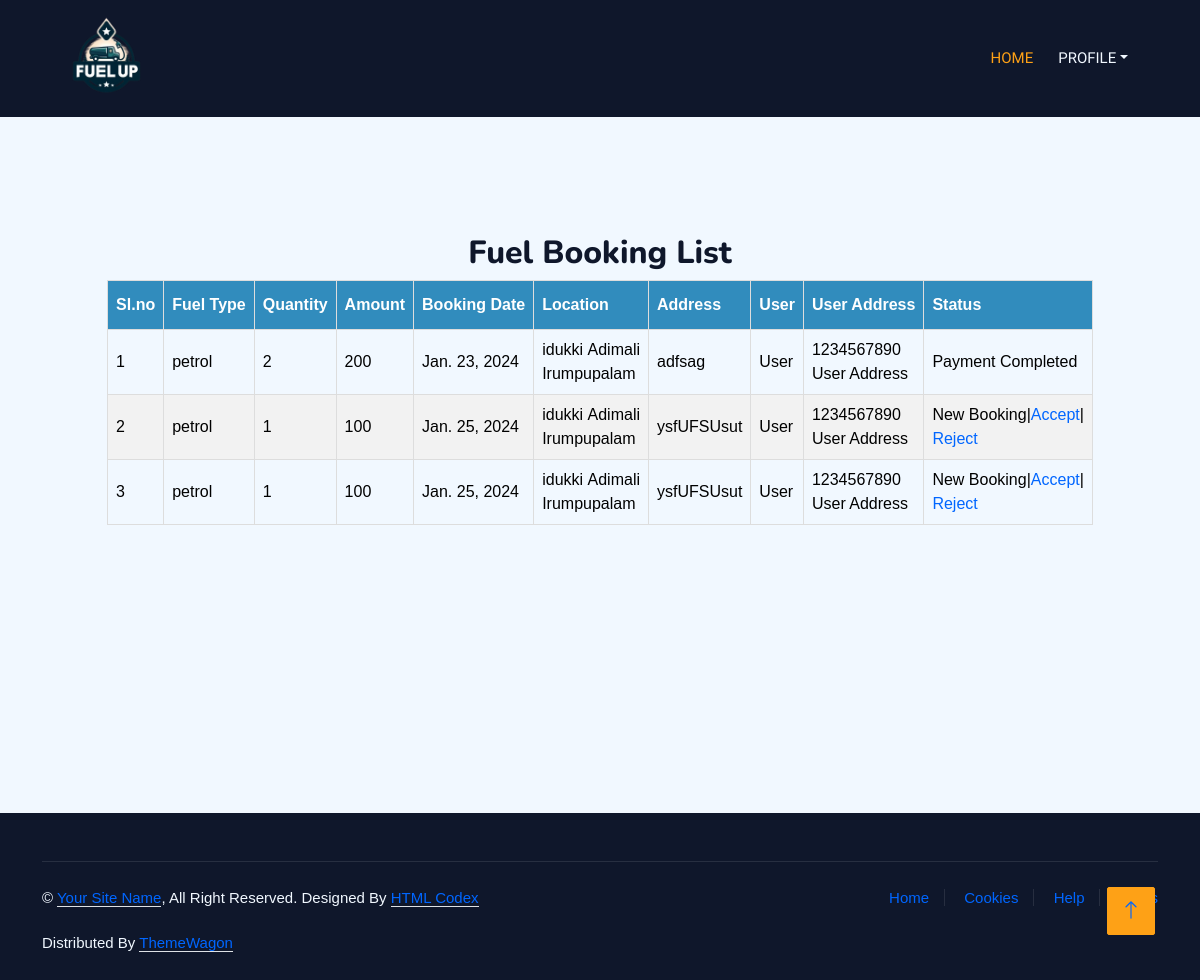
Screenshot of /Dealer/fuelbooking/ (signed in) with the database file from the repository.
### User/models.py (models this page shows)
class tbl_fuelbooking(models.Model):
    fbooking_date=models.DateField(auto_now_add=True)
    fbooking_status=models.CharField(default=0,max_length=5)
    fbooking_amount=models.IntegerField(max_length=50,default=0)
    fueltype=models.ForeignKey(tbl_fueltype,on_delete=models.CASCADE)
    location=models.ForeignKey(tbl_location,on_delete=models.CASCADE)
    fbooking_address=models.CharField(max_length=100)
    user=models.ForeignKey(tbl_user,on_delete=models.CASCADE)
    dealer=models.ForeignKey(tbl_dealer,on_delete=models.CASCADE)
    payment_status=models.CharField(default=0,max_length=10)
    fbooking_qty=models.IntegerField(max_length=50,default=0)

### Admin/models.py (models this page shows)
class tbl_fueltype(models.Model):
    fueltype_name=models.CharField(max_length=20)

class tbl_location(models.Model):
    location_name=models.CharField(max_length=20)
    place=models.ForeignKey(tbl_place,on_delete=models.CASCADE)

class tbl_place(models.Model):
    place_name=models.CharField(max_length=20)
    district=models.ForeignKey(tbl_district,on_delete=models.CASCADE)

class tbl_district(models.Model):
    district_name=models.CharField(max_length=20)

### Guest/models.py (models this page shows)
class tbl_user(models.Model):
    user_name=models.CharField(max_length=20)
    user_email=models.CharField(max_length=30)
    user_contact=models.CharField(max_length=15)
    user_address=models.CharField(max_length=50)
    user_password=models.CharField(max_length=20)
    user_photo=models.FileField(upload_to='UserDoc/')
    place=models.ForeignKey(tbl_place,on_delete=models.CASCADE)

### Dealer/views.py (the view)
# urls.py: path('fuelbooking/',views.FuelBooking,name="FuelBooking"),
def FuelBooking(request):
    Dealer=tbl_dealer.objects.get(id=request.session["dealerid"])
    bookings=tbl_fuelbooking.objects.filter(dealer=Dealer)
    return render(request,"Dealer/ViewFuelBooking.html",{"fuelbookings":bookings})

### Dealer/Templates/Dealer/ViewFuelBooking.html (shortened to what this page needs)
{% extends 'Dealer/header.html' %}
{% load static %}
{% block content %}
<br><br><br><br><br><br><br><br>
<!DOCTYPE html>
<html>
<head>
</head>
<body>
    <div id="tab">
<h2 align="center">Fuel Booking List</h2>
<table border="1" align="center">
    <thead>
        <tr>
            <th>Sl.no</th>
            <th>Fuel Type</th>
            <th>Quantity</th>
            <th>Amount</th>
            <th>Booking Date</th>
            <th>Location</th>
            <th>Address</th>
            <th>User</th>
            <th>User Address</th>
            <th>Status</th>
        </tr>
    </thead>
    <tbody>
        {% for booking in fuelbookings %}
        <tr>
            <td>{{forloop.counter}}</td>
            <td>{{ booking.fueltype.fueltype_name }}</td>
            <td>{{ booking.fbooking_qty }}</td>
            <td>{{ booking.fbooking_amount }}</td>
            <td>{{ booking.fbooking_date }}</td>
            <td>{{booking.location.place.district.district_name}}&nbsp;{{booking.location.place.place_name }}
                <br>{{booking.location.location_name}} </td>
            <td>{{ booking.fbooking_address }}</td>
            <td>{{ booking.user.user_name }}</td>
            <td>{{ booking.user.user_contact }}<br>
                {{ booking.user.user_address }}</td>
            <td>{% if booking.fbooking_status == '0' and booking.payment_status == '0' %}
                New Booking|<a href="{% url 'webdealer:AcceptBooking' booking.id %}">Accept</a>|<br>
                <a href="{% url 'webdealer:RejectBooking' booking.id %}">Reject</a>
                {% elif booking.fbooking_status == '1' and booking.payment_status == '0' %}
                Accepted and Not Paid |<a href="{% url 'webdealer:RejectBooking' booking.id %}">Reject</a>
                {% elif booking.fbooking_status == '1' and booking.payment_status == '1' %}
                Payment Completed
                {% else %}
                Rejected Booking
                {% endif %}</td>
        </tr>
        {% endfor %}
    </tbody>
</table>
</body>
</html>
<br><br><br><br><br><br><br><br><br><br>
{% endblock content %}

### Dealer/Templates/Dealer/header.html (shortened to what this page needs)
{% load static %}
<!DOCTYPE html>
<html lang="en">
<head>
    <link href="https://cdnjs.cloudflare.com/ajax/libs/font-awesome/5.10.0/css/all.min.css" rel="stylesheet">
    <link href="https://cdn.jsdelivr.net/npm/bootstrap-icons@1.4.1/font/bootstrap-icons.css" rel="stylesheet">
    <link href="{% static 'login/lib/animate/animate.min.css' %}" rel="stylesheet">
    <link href="{% static 'login/lib/owlcarousel/assets/owl.carousel.min.css' %}" rel="stylesheet">
    <link href="{% static 'login/lib/tempusdominus/css/tempusdominus-bootstrap-4.min.css' %}" rel="stylesheet" />
    <link href="{% static 'login/css/bootstrap.min.css' %}" rel="stylesheet">
    <link href="{% static 'login/css/style.css' %}" rel="stylesheet">
    <link href="{% static 'form.css' %}" rel="stylesheet">
</head>
<body>
    <div class="container-xxl bg-white p-0">
        <div class="container-xxl position-relative p-0" >
            <nav class="navbar navbar-expand-lg navbar-dark bg-dark px-4 px-lg-5 py-3 py-lg-0" >
                <a href="" class="navbar-brand p-0">
                    <img src="{% static 'Images/Newlogo.png' %}" alt="Logo">
                </a>
                <div class="collapse navbar-collapse" id="navbarCollapse">
                    <div class="navbar-nav ms-auto py-0 pe-4">
                        <a href="{% url 'webdealer:Home' %}" class="nav-item nav-link active">Home</a>
                        <div class="nav-item dropdown">
                            <a href="#" class="nav-link dropdown-toggle" data-bs-toggle="dropdown">Profile</a>
                        </div>
                            </div>
                        </div>
                    </div>
                    <a href="{% url 'webdealer:Logout' %}" class="btn btn-primary py-2 px-4">Logout</a>
                </div>
            {% block content %}
            {% endblock content %}
        <div class="container-fluid bg-dark text-light footer pt-5 mt-5 wow fadeIn" data-wow-delay="0.1s">
            <div class="container">
                <div class="copyright">
                    <div class="row">
                        <div class="col-md-6 text-center text-md-start mb-3 mb-md-0">
                            &copy; <a class="border-bottom" href="#">Your Site Name</a>, All Right Reserved.
							Designed By <a class="border-bottom" href="https://htmlcodex.com">HTML Codex</a><br><br>
                            Distributed By <a class="border-bottom" href="https://themewagon.com" target="_blank">ThemeWagon</a>
                        </div>
                        <div class="col-md-6 text-center text-md-end">
                            <div class="footer-menu">
                                <a href="">Home</a>
                                <a href="">Cookies</a>
                                <a href="">Help</a>
                                <a href="">FQAs</a>
                            </div>
                        </div>
                    </div>
                </div>
            </div>
        </div>
        <a href="#" class="btn btn-lg btn-primary btn-lg-square back-to-top"><i class="bi bi-arrow-up"></i></a>
</body>
</html>

### Guest/static/login/css/style.css (style rules this page uses)
:root { --primary: #FEA116; --light: #F1F8FF; --dark: #0F172B; }
.back-to-top { position: fixed; display: none; right: 45px; bottom: 45px; z-index: 99; }
.btn { font-family: 'Nunito', sans-serif; font-weight: 500; text-transform: uppercase; transition: .5s; }
.btn.btn-primary, .btn.btn-secondary { color: #FFFFFF; }
.btn-lg-square { width: 48px; height: 48px; }
.btn-square, .btn-sm-square, .btn-lg-square { padding: 0; display: flex; align-items: center; justify-content: center; font-weight: normal; border-radius: 2px; }
.navbar-dark .navbar-nav .nav-link { position: relative; margin-left: 25px; padding: 35px 0; font-size: 15px; color: var(--light) !important; text-transform: uppercase; font-weight: 500; outline: none; transition: .5s; }
.navbar-dark .navbar-nav .nav-link:hover, .navbar-dark .navbar-nav .nav-link.active { color: var(--primary) !important; }
.navbar-dark .navbar-brand img { max-height: 117px; transition: .5s; }
@media (min-width: 992px) { .navbar-dark { position: absolute; width: 100%; top: 0; left: 0; z-index: 999; background: transparent !important; } }
.footer .copyright { padding: 25px 0; font-size: 15px; border-top: 1px solid rgba(256, 256, 256, .1); }
.footer .copyright a { color: var(--light); }
.footer .footer-menu a { margin-right: 15px; padding-right: 15px; border-right: 1px solid rgba(255, 255, 255, .1); }
.footer .footer-menu a:last-child { margin-right: 0; padding-right: 0; border-right: none; }

### Guest/static/form.css (style rules this page uses)
#tab { font-family: "Trebuchet MS", Arial, Helvetica, sans-serif; border-collapse: collapse; width: 100%; }
#tab td, #tab th { border: 1px solid #ddd; padding: 8px; color: #000; }
#tab a { color:#06F; }
#tab tr:nth-child(even) { background-color: #f2f2f2; }
#tab th { padding-top: 12px; padding-bottom: 12px; text-align: left; background-color: #318CBD; color: white; }

### Dealer/Templates/Dealer/header.html (style rules this page uses)
.navbar-dark { position: absolute; width: 100%; top: 0; left: 0; z-index: 999; background: #0F172B !important; }

### rows the page displays
tbl_fuelbooking: fueltype.fueltype_name "petrol", fbooking_qty "2", fbooking_amount "200", fbooking_date "Jan. 23, 2024", location.place.district.district_name "idukki", location.place.place_name "Adimali", location.location_name "Irumpupalam", fbooking_address "adfsag", user.user_name "User", user.user_contact "1234567890", user.user_address "User Address", fbooking_status "Payment Completed"
tbl_fuelbooking: fueltype.fueltype_name "petrol", fbooking_qty "1", fbooking_amount "100", fbooking_date "Jan. 25, 2024", location.place.district.district_name "idukki", location.place.place_name "Adimali", location.location_name "Irumpupalam", fbooking_address "ysfUFSUsut", user.user_name "User", user.user_contact "1234567890", user.user_address "User Address", fbooking_status "New Booking|"
tbl_fuelbooking: fueltype.fueltype_name "petrol", fbooking_qty "1", fbooking_amount "100", fbooking_date "Jan. 25, 2024", location.place.district.district_name "idukki", location.place.place_name "Adimali", location.location_name "Irumpupalam", fbooking_address "ysfUFSUsut", user.user_name "User", user.user_contact "1234567890", user.user_address "User Address", fbooking_status "New Booking|"
